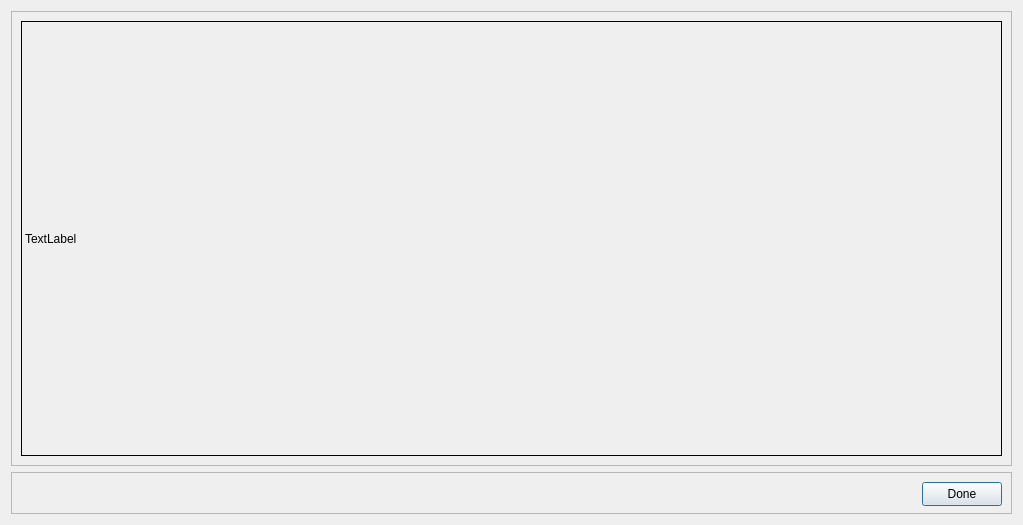
<?xml version="1.0" encoding="UTF-8"?>
<ui version="4.0">
 <class>CalibCamera</class>
 <widget class="QDialog" name="CalibCamera">
  <property name="geometry">
   <rect>
    <x>0</x>
    <y>0</y>
    <width>1023</width>
    <height>525</height>
   </rect>
  </property>
  <property name="windowTitle">
   <string>Dialog</string>
  </property>
  <layout class="QVBoxLayout" name="verticalLayout">
   <item>
    <widget class="QScrollArea" name="scrollArea">
     <property name="widgetResizable">
      <bool>true</bool>
     </property>
     <property name="alignment">
      <set>Qt::AlignLeading|Qt::AlignLeft|Qt::AlignVCenter</set>
     </property>
     <widget class="QWidget" name="scrollAreaWidgetContents">
      <property name="geometry">
       <rect>
        <x>0</x>
        <y>0</y>
        <width>1003</width>
        <height>457</height>
       </rect>
      </property>
      <layout class="QVBoxLayout" name="verticalLayout_2">
       <item>
        <widget class="ClickLabel" name="label_DisplayFrame">
         <property name="frameShape">
          <enum>QFrame::Box</enum>
         </property>
         <property name="text">
          <string>TextLabel</string>
         </property>
        </widget>
       </item>
      </layout>
     </widget>
    </widget>
   </item>
   <item>
    <widget class="QFrame" name="frame">
     <property name="minimumSize">
      <size>
       <width>0</width>
       <height>42</height>
      </size>
     </property>
     <property name="maximumSize">
      <size>
       <width>16777215</width>
       <height>42</height>
      </size>
     </property>
     <property name="frameShape">
      <enum>QFrame::StyledPanel</enum>
     </property>
     <property name="frameShadow">
      <enum>QFrame::Raised</enum>
     </property>
     <layout class="QHBoxLayout" name="horizontalLayout">
      <item>
       <spacer name="horizontalSpacer">
        <property name="orientation">
         <enum>Qt::Horizontal</enum>
        </property>
        <property name="sizeHint" stdset="0">
         <size>
          <width>40</width>
          <height>20</height>
         </size>
        </property>
       </spacer>
      </item>
      <item>
       <widget class="QPushButton" name="btn_Done">
        <property name="minimumSize">
         <size>
          <width>0</width>
          <height>24</height>
         </size>
        </property>
        <property name="maximumSize">
         <size>
          <width>100</width>
          <height>24</height>
         </size>
        </property>
        <property name="text">
         <string>Done</string>
        </property>
       </widget>
      </item>
     </layout>
    </widget>
   </item>
  </layout>
 </widget>
 <customwidgets>
  <customwidget>
   <class>ClickLabel</class>
   <extends>QLabel</extends>
   <header>widget/ClickLabel.h</header>
  </customwidget>
 </customwidgets>
 <resources/>
 <connections/>
</ui>
